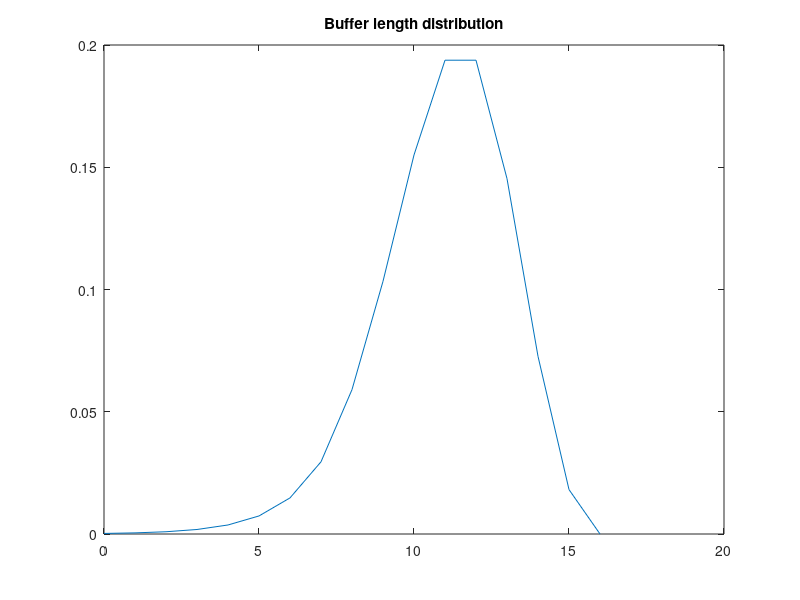

Write the MATLAB code that produced this figure.
clc, clear

N = 16;
N0 = 8;

m = 100;
b = 200;

pn = zeros(1, N + 1);
pd = zeros(1, N + 1);

pn(1,1) = 0;
pd(1,1) = 0;

for i = 1:N
    if i < N0
	    lim1 = b;
    else
        lim1 = b * ((N - i) / (N - N0));
    end
	    mi = m;
	    pn(1, i + 1) = pn(1, i) + log(lim1);
	    pd(1, i + 1) = pd(1, i) + log(mi);
end

p = exp(pn - pd);
p = p / sum(p);

plot(0:N, p);
title("Buffer length distribution")
